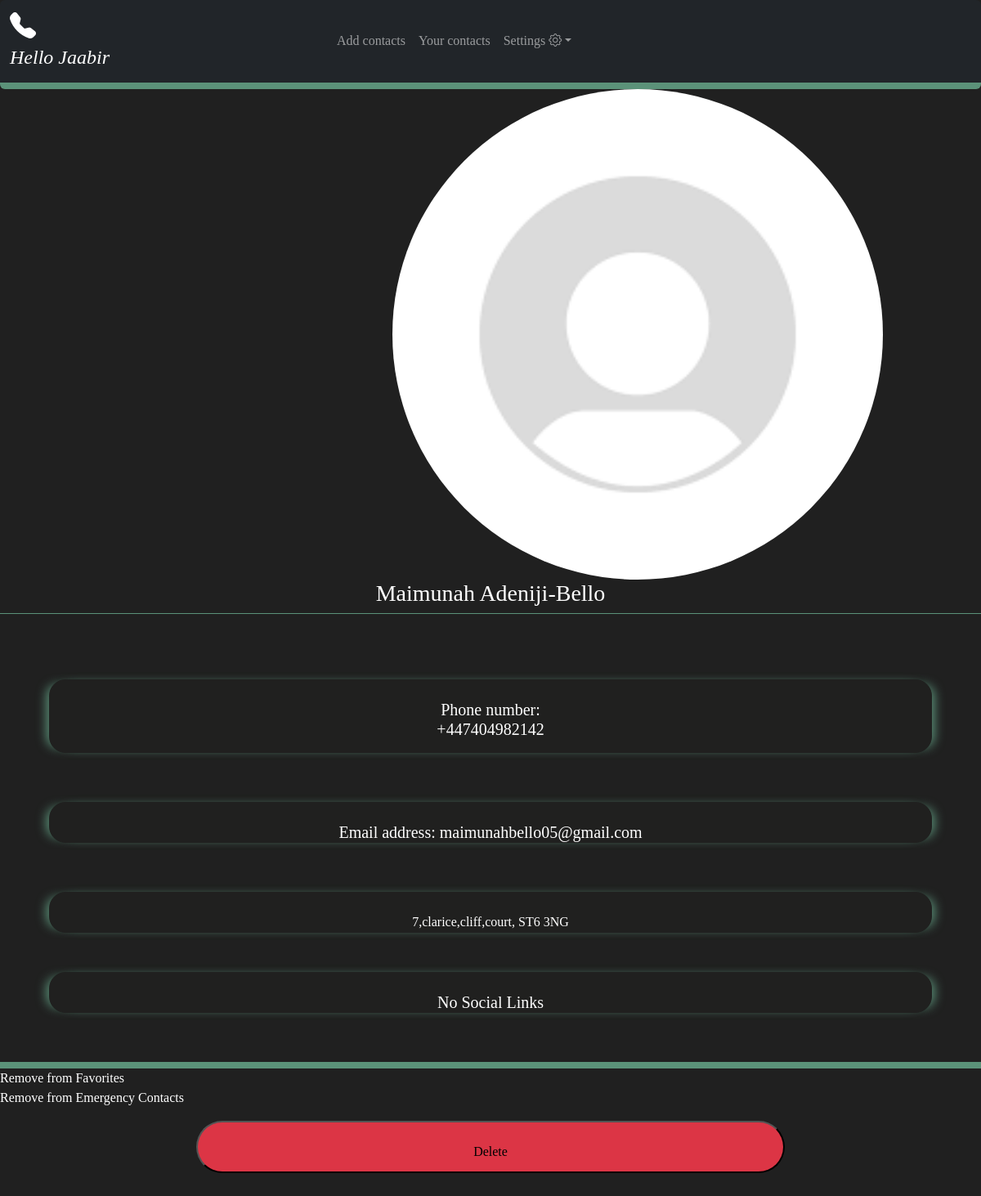
Page /contacts/1/ (signed in) on the committed database.
### base/models.py (models this page shows, shortened)
class User(AbstractUser):
    first_name = models.CharField(null=False, blank=False, max_length=100)
    last_name = models.CharField(null=True, blank=True, max_length=100)
    username = models.CharField(max_length=50)
    email = models.EmailField(unique=True)
    bio = models.CharField(max_length=200, null=True)
    avatar = models.ImageField(null=True, default="default.png")
    address = models.CharField(null=True, blank=True, max_length=256)
    sociallinks = models.CharField(null=True, blank=True, max_length=256)
    phone_number = PhoneNumberField(blank=True)
    contacts = models.ForeignKey(Contacts, blank=True, null=True, on_delete=models.CASCADE, related_name='user_contacts')
    USERNAME_FIELD = 'email'
    REQUIRED_FIELDS = ['username']

class Contacts(models.Model):
    first_name = models.CharField(null=False, blank=False, max_length=100)
    last_name = models.CharField(null=True, blank=True, max_length=100)
    phone_number = PhoneNumberField(blank=True)
    email = models.EmailField(unique=False)
    avatar = models.ImageField(null=True, default="default.png")
    address = models.CharField(null=True, blank=True, max_length=256)
    sociallinks = models.CharField(null=True, blank=True, max_length=256)
    user = models.ForeignKey('User', blank=True,null=True, on_delete=models.CASCADE,related_name='contacts_user')
    favourites = models.BooleanField(default=False)
    Emergency = models.BooleanField(default=False)

### base/views.py (the view)
# urls.py: path('contacts/<int:pk>/', views.contactView, name="contacts"),
@login_required
def contactView(request, pk):
    contact = Contacts.objects.get(id=pk)
    form = contactForm()
    context = {'contact': contact, 'form': form}
    return render(request, 'contact_view.html', context)

### base/forms.py
class contactForm(forms.ModelForm):
    class Meta:
        model = Contacts
        fields = ['avatar','first_name','last_name','phone_number','email','address','sociallinks','favourites','Emergency']

### base/templates/contact_view.html (shortened to what this page needs)
{% extends 'main.html' %} {% load static %} {% block content %}
<main class="contact_view_main">
  <section class="contact-card">
    <div class="avatar">
      <img
        src="{{contact.avatar.url}}"
        alt="user avatar"
        class="user-avatar"
      />
    </div>
    <div class="name">
      {% if contact.first_name == None %}
      <h3>{{contact.last_name}}</h3>
      {% elif contact.last_name == None %}
      <h3>{{contact.first_name}}</h3>
      {% else %}
      <h3>{{contact.first_name}} {{contact.last_name}}</h3>
      {% endif %}
    </div>
  </section>
  <section class="main-info">
    <div class="contact-info">
      <h5>
        Phone number:
        <br />
        <p>{{contact.phone_number}}</p>
      </h5>
      <h5>Email address: {{contact.email}}</h5>
      <address>{{contact.address}}</address>
      {% if sociallinks %}
      <h5>Social Links:
        <p>{{contact.sociallinks}}</p>
      </h5>
      {% else %}
      <h5> No Social Links</h5>
      {% endif %}
    </div>
  </section>
  <section>
    {% if contact.favourites %}
    <a href="{% url 'remove_favorite' contact.id %}">Remove from Favorites</a>
  {% else %}
    <a href="{% url 'add_to_favourite' contact.id %}">Add to Favorites</a>
  {% endif %}
  {% if contact.Emergency %}
    <a href="{% url 'remove_emergency' contact.id %}">Remove from Emergency Contacts</a>
  {% else %}
    <a href="{% url 'add_to_emergency' contact.id %}">Add to Emergency contacts</a>
  {% endif %}
  <form method="post" action="{% url 'delete_contact' contact.id %}">
    <input type="submit" value="Delete" class="bg-danger">
</form>
  </section>
</main>
{%endblock content%}

### templates/navbar.html (shortened to what this page needs)
<nav
  class="navbar navbar-expand-lg rounded navbar-dark bg-dark"
  aria-label="Eleventh navbar example"
>
  <div class="container-fluid bg-dark navbar-dark">
    <div id="nav-logo-section" class="nav-section">
      <i class="bi bi-telephone-fill"
        ><h4>Hello {{request.user.first_name}}</h4></i
      >
    </div>
    <div class="collapse navbar-collapse" id="navbar">
      <ul class="navbar-nav me-auto mb-2 mb-lg-0">
        <li class="nav-item">
          <a class="nav-link" href="{% url 'newcontact' %}">Add contacts</a>
        </li>
        <li class="nav-item">
          <a class="nav-link" href="{% url 'contactList' %}">Your contacts</a>
        </li>
        <li class="nav-item dropdown">
          <a
            class="nav-link dropdown-toggle"
            href="#"
            data-bs-toggle="dropdown"
            aria-expanded="false"
            >Settings <i class="bi bi-gear"></i
          ></a>
        </li>
      </ul>
    </div>
  </div>
</nav>

### static/styles/style.css (style rules this page uses)
:root { --dark-color: #202020 ; --border-color: #5b9279; }
* { box-sizing: border-box; }
input { background-color: rgb(54, 51, 51); width: 60%; height: 4rem; margin-top: 1em; margin-bottom: 2em; position: relative; left: 20%; text-align: center; padding: 1.5rem; border-radius: 40px; }
a { color: white; text-decoration: none; }
nav { display: flex; width: 100%; border-bottom: 0.5em solid var(--border-color); }
#nav-logo-section, #nav-link-section { flex-basis: calc(100% / 3); }
.bi-telephone-fill { font-size: 2rem; }
#nav-logo-section { justify-content: flex-start; }
.user-avatar { height: 50%; width: 50%; border-radius: 360px; margin-left: 30%; }
.avatar { display: flex; align-items: center; justify-content: center; }
.name { text-align: center; }
.main-info { margin-top: 5rem; border-bottom: solid 0.5em var(--border-color); text-align: center; display: flex; justify-content: center; flex-direction: column; }
.contact-info > h5, .contact-info > address { -webkit-box-shadow: -10px 0px 13px -7px #000000, 10px 0px 13px -7px #000000, 5px 5px 15px 5px rgba(0,0,0,0); box-shadow: -10px 0px 13px -7px var(--border-color), 10px 0px 13px -7px var(--border-color), 5px 5px 15px 5px rgba(0,0,0,0); margin-bottom: 3em; border-top: solid 1px #20201f; border-left: solid 1px #20201f; border-right: solid 1px #20201f; border-bottom: solid 1px #20201f; background-color: #20201f; width: 90%; padding-left: 3%; padding-right: 3%; padding-top: 2%; border-radius: 20px 20px 20px 20px; text-align: center; flex-grow: 1; margin-left: 5%; }
.contact-card { border-bottom: solid 1px var(--border-color); }

### rows in the picture
User: user.first_name "Jaabir"
Contacts: avatar (placeholder picture), first_name "Maimunah", last_name "Adeniji-Bello", phone_number "+447404982142", email "maimunahbello05@gmail.com", address "7,clarice,cliff,court, ST6 3NG"
